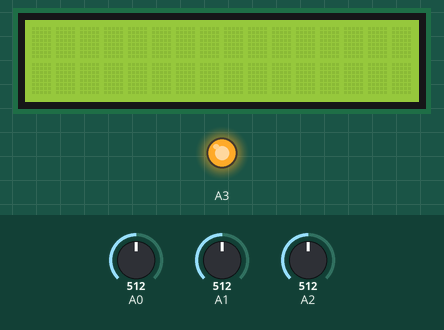
Recording of a sketch running on a simulated Arduino Uno, built with avr-gcc and run on an emulated ATmega328P. On the bench: 16×2 character LCD, output pins drawn as LEDs (lit = HIGH). Inputs (shaded band) come from the test bench; at power-on: A0 = 512, A1 = 512, A2 = 512. What the sketch prints to the serial monitor is not drawn.

Above: at 1.2 s.
1.3 s: A0 set to 11
At 4.1 s:
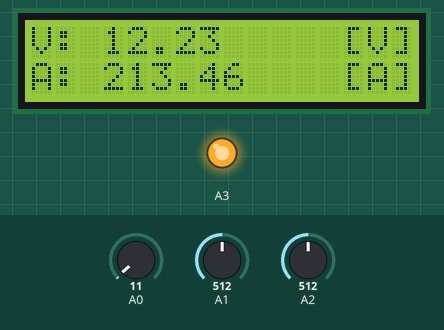
4.3 s: A0 set to 8
At 5.8 s:
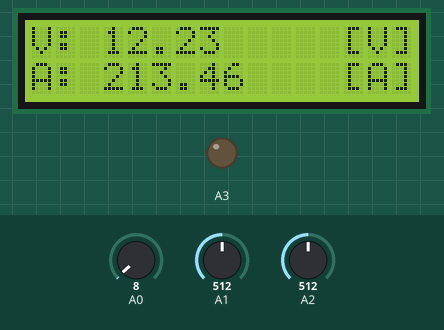
7.3 s: A1 set to 39
At 10.1 s:
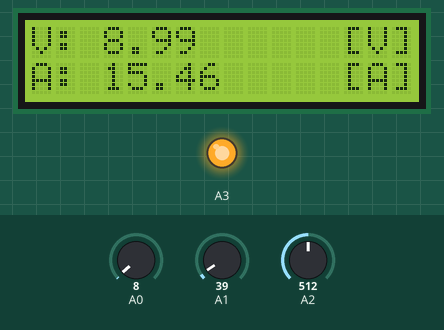
10.3 s: A1 set to 30
At 12.3 s:
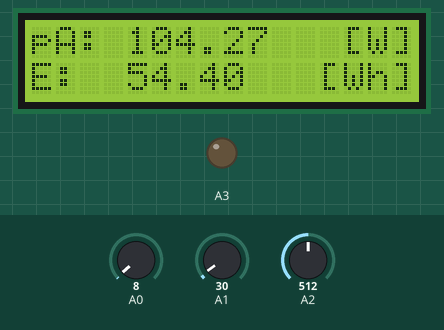
13.3 s: A1 set to 158
At 15.6 s:
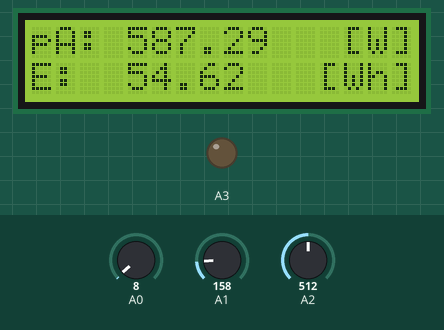
16.3 s: A1 set to 181
At 18.8 s:
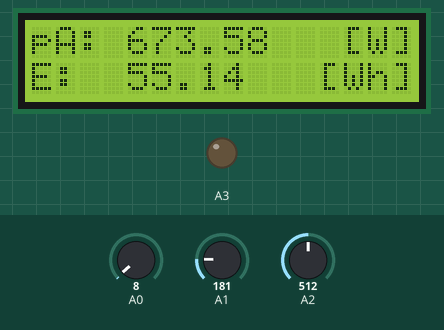
Timing chart, 0 to 20.3 s (numbered marks = the images above; inputs shaded):
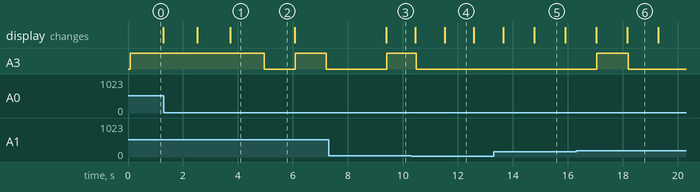

The sketch:

medidorV06_CorrientePrecisa.ino
```cpp
#define MUESTRAS 64
// 5.799 sin carga 4.125 con carga <-(1000uF), 4.250V (2200uF) 5.025 para la fuente externa; Para el circuito prueba: 4.954
#define AREF 4.954

//#define UPDIV 7.4031

//19.91kohm/2.092Mohm -> 105.0728277
#define UPDIV 105.0728277

//23.43 para el mcp del medidor
#define IDES 2
#define IDESP 20.5

// Recta fluke AN2I=0.023570225
#define AN2I 0.18844
#define AN2IP 0.036414
#define ISQR2 0.707106781
#define ICORR 1
#define VCORR 1
#define PI3 3.14159265
#include <LiquidCrystal.h>
#include <avr/wdt.h>
#include <util/delay.h>


// Inicializando:
LiquidCrystal lcd(12, 11, 5, 4, 3, 2);

int voltaje[MUESTRAS]={0};
int corriente[MUESTRAS]={0};
int corrientePrecisa[MUESTRAS]={0};
// Factores de potencia
//double factor[8]={1,0.99803,0.99212,0.98229,0.96858,0.95106,0.92978,0.90483};//,0.87631,0.84433};
//double complementoFactor[8]={0,0.062790,0.12533,0.18738,0.24869,0.30902,0.36812,0.42578};//,0.48175,0.53583};
double potenciaActiva=0;
double potenciaReactiva=0;
boolean capacitivo = 0;

long tiempoInicial=0;
long tiempoFinal=0;

int voltajeMaximo=0;
double voltajeMaximoReal=0;
long sumaVoltaje=0;

int corrienteMaxima=0;
double corrienteMaximaReal=0;
long sumaCorriente=0;

int corrienteMaximaPrecisa=0;
double corrienteMaximaRealPrecisa=0;
long sumaCorrientePrecisa=0;

long tiempoInicialEnvio=0;
long tiempoFinalEnvio=0;
//int faseVoltaje=0;
//int faseCorriente=0;
long tiempoInicioDisplay=0;
long tiempoDisplay=0;

int alternador=0;

double energiaActiva=0;
double ultimoDestello=0;

long tiempoParpadeo=0;

void setup() {
  //Biblioteca Display
  lcd.begin(16,2);

  Serial.begin(9600);
  ADCSRA &= 0b11111110;     // Se modifica el prescaler para tener una mayor frecuencia de muestreo
  //watchdogSetup();
  pinMode(A3, OUTPUT);
  digitalWrite(A3,LOW);
}

void loop() {
  // Capturando valores
  tiempoInicial=micros();
  // Se tomaran 64 muestras bien distanciadas:
  for(int i = 0; i<MUESTRAS; i++){
    voltaje[i] = analogRead(A0);
    corriente[i] = analogRead(A1);
    corrientePrecisa[i]=analogRead(A2);
    delayMicroseconds(141);      //87 para dos entradas analogas
  }
  tiempoFinal=micros();

  //Estimación de los valores maximos y el tiempo
  // Voltaje:
  voltajeMaximo=0;
  sumaVoltaje=0;
  for(int i = 0; i<MUESTRAS; i++){
    sumaVoltaje+=voltaje[i];
    //if(voltaje[i]>voltajeMaximo){
      //voltajeMaximo = voltaje[i];
      //faseVoltaje=i+1;      // +1 para generar que la numeración inicie en 1 y no en 0, esto es relativo
    //}
  }
  voltajeMaximo=(int)((double)(sumaVoltaje/MUESTRAS)*PI3);


  // Corriente:
  corrienteMaxima=0;
  sumaCorriente=0;
  for(int i = 0; i<MUESTRAS; i++){
    if((corriente[i]-IDES)>0){
      sumaCorriente=sumaCorriente+corriente[i]-IDES;
    }
  }
  corrienteMaxima=(int)((double)(sumaCorriente/MUESTRAS)*PI3);
  if(corrienteMaxima<0){
    corrienteMaxima=0;
  }

  // Corriente Precisa:
  corrienteMaximaPrecisa=0;
  sumaCorrientePrecisa=0;
  for(int i = 0; i<MUESTRAS; i++){
    if((corriente[i]-IDESP)>0){
      sumaCorrientePrecisa=sumaCorrientePrecisa+corrientePrecisa[i]-IDESP;
    }
  }
  corrienteMaximaPrecisa=(int)((double)(sumaCorrientePrecisa/MUESTRAS)*PI3);
  if(corrienteMaximaPrecisa<0){
    corrienteMaximaPrecisa=0;
  }

  //Los valores reales
  voltajeMaximoReal=(double)voltajeMaximo*AREF*UPDIV*VCORR/1023.0;
  corrienteMaximaReal=((double)corrienteMaxima)*AN2I*ICORR;
  corrienteMaximaRealPrecisa=((double)corrienteMaximaPrecisa)*AN2IP*ICORR;

  //Calculo de los valores requeridos:
/*
  //Factor de potencia:
  capacitivo=0;             // Por defecto se asume una carga resistiva o indictiva
  if(faseVoltaje>faseCorriente){
    capacitivo=1;
  }
  if(capacitivo){
    potenciaActiva=(double)voltajeMaximoReal*(double)corrienteMaximaReal*factor[faseVoltaje-faseCorriente]/2.0;
    potenciaReactiva=(double)voltajeMaximoReal*(double)corrienteMaximaReal*complementoFactor[faseVoltaje-faseCorriente]/2.0;
  }
  if(!capacitivo){
    potenciaActiva=(double)voltajeMaximoReal*(double)corrienteMaximaReal*factor[faseCorriente-faseVoltaje]/2.0;
    potenciaReactiva=(double)voltajeMaximoReal*(double)corrienteMaximaReal*complementoFactor[faseVoltaje-faseCorriente]/2.0;
  }
*/
  potenciaActiva=(double)voltajeMaximoReal*(double)corrienteMaximaReal*0.5;
  potenciaReactiva=(double)voltajeMaximoReal*(double)corrienteMaximaReal*0*0.5;


  energiaActiva += potenciaActiva*277.7778;     // La potencia se calculara en un segundo, esta variable almacenara los datos en uWh
  if(energiaActiva-ultimoDestello>600000){           // Inicialmente aproximadamentecada medio Wh, es decir 600000 uWh
    // Se almacena la energia activa en la EEPROM y se hace parpadear al LED
    digitalWrite(A3,HIGH);
    ultimoDestello=energiaActiva;
    tiempoParpadeo=micros();
  }
  if(micros()-tiempoParpadeo>100000){
    digitalWrite(A3,LOW);
  }

  tiempoInicialEnvio=micros();
  // Mostrando valores de voltaje
  Serial.print("Voltaje: {");
  for(int i = 0; i<MUESTRAS; i++){
    Serial.print(voltaje[i]);
    Serial.print(",");
  }
  Serial.println("}");

  // Mostrando valores de corriente
  Serial.print("Corriente: {");
  for(int i = 0; i<MUESTRAS; i++){
    Serial.print(corriente[i]);
    Serial.print(",");
  }
  Serial.println("}");

  // Mostrando valores de corriente Precisa
  Serial.print("Corriente Precisa: {");
  for(int i = 0; i<MUESTRAS; i++){
    Serial.print(corrientePrecisa[i]);
    Serial.print(",");
  }
  Serial.println("}");

  tiempoFinalEnvio=micros();

  //Periodo de lectura:
  Serial.print("Periodo de lectura [us]: ");
  Serial.println(tiempoFinal - tiempoInicial);
  Serial.print("Periodo de envio Serial [us]: ");
  Serial.println(tiempoFinalEnvio - tiempoInicialEnvio);

  Serial.print("El voltaje Maximo ADC: ");
  Serial.print(voltajeMaximo);
  //Serial.print(" a una fase de: ");
  //Serial.print(faseVoltaje);
  Serial.print(" El voltaje Eficaz Real: ");
  Serial.println(voltajeMaximoReal*ISQR2);

  Serial.print("La corriente Maxima ADC: ");
  Serial.print(corrienteMaxima);
  //Serial.print(" a una fase de: ");
  //Serial.print(faseCorriente);
  Serial.print(" La corriente Eficaz Real: ");
  Serial.println(corrienteMaximaReal*ISQR2);

  Serial.print("La corriente Maxima Precisa ADC: ");
  Serial.print(corrienteMaximaPrecisa);
  //Serial.print(" a una fase de: ");
  //Serial.print(faseCorriente);
  Serial.print(" La corriente Eficaz Real: ");
  Serial.println(corrienteMaximaRealPrecisa*ISQR2);

  Serial.print("Potencia Activa: ");
  Serial.print(potenciaActiva);
  Serial.println(" [W]");

  Serial.print("Potencia Reactiva: ");
  Serial.println(potenciaReactiva);
  Serial.println(" [VAR]");

  Serial.print("Energia Activa: ");
  Serial.print(energiaActiva);
  Serial.println(" [uWh]");

  tiempoInicioDisplay=micros();

  if((alternador/8)%2){
    lcd.clear();

    lcd.setCursor(0, 0);
    lcd.print("pA:");
    lcd.setCursor(4, 0);
    lcd.print(potenciaActiva);
    lcd.setCursor(13, 0);
    lcd.print("[W]");

    lcd.setCursor(0,1);
    lcd.print("E:");
    lcd.setCursor(4, 1);
    lcd.print(energiaActiva*0.000001);
    lcd.setCursor(12, 1);
    lcd.print("[Wh]");
  }
  else{
    lcd.clear();

    lcd.setCursor(0, 0);
    lcd.print("V: ");
    lcd.setCursor(3, 0);
    lcd.print(voltajeMaximoReal*ISQR2);
    lcd.setCursor(13, 0);
    lcd.print("[V]");

    lcd.setCursor(0,1);
    lcd.print("A: ");
    lcd.setCursor(3, 1);
    lcd.print(corrienteMaximaReal*ISQR2);
    lcd.setCursor(12, 1);
    lcd.print(" [A]");
  }
  tiempoDisplay=micros()-tiempoInicial;

  Serial.print("Tiempo de Muestra en Display:  ");
  Serial.println(tiempoDisplay);

  //_delay_ms (2000.0);
  //delay(6000);
  //wdt_reset(); to prevent the reset
  alternador++;
}

void watchdogSetup(){
  cli();
  wdt_reset();
//  WDTCR |=(1<<WDCE)|(1<<WDE); //WDCE =4 WDTCSR for atmega328
//  WDTCR = (1<<WDE)|(1<<WDP2)|(1<<WDP1)|(0<<WDP0); //WDIE = 6??      // Solo para atmega8
  sei();
  //atmega8 set 111 for wdt, resulta en un periodo de 1.778716667 seg
  // para el programa oficial se recurira a medición cada medio segundo
}
```

Measured:
- the behaviour switches between 10 and 9 on A0 (found by bisection; images 1 and 2)
- the behaviour switches between 35 and 34 on A1 (found by bisection; images 3 and 4)
- after the input at 1.3 s, the display: first changes after 1.2 s (image 1 shows a later state)
- after the input at 4.3 s, A3: HIGH → LOW after 0.65 s, → HIGH 1.1 s later, → LOW 1.1 s later
- after the input at 7.3 s, the display: changes after 2.1 s (image 3)
- what the display in image 4 shows lasts 1.1 s, from 11.5 s to 12.6 s
